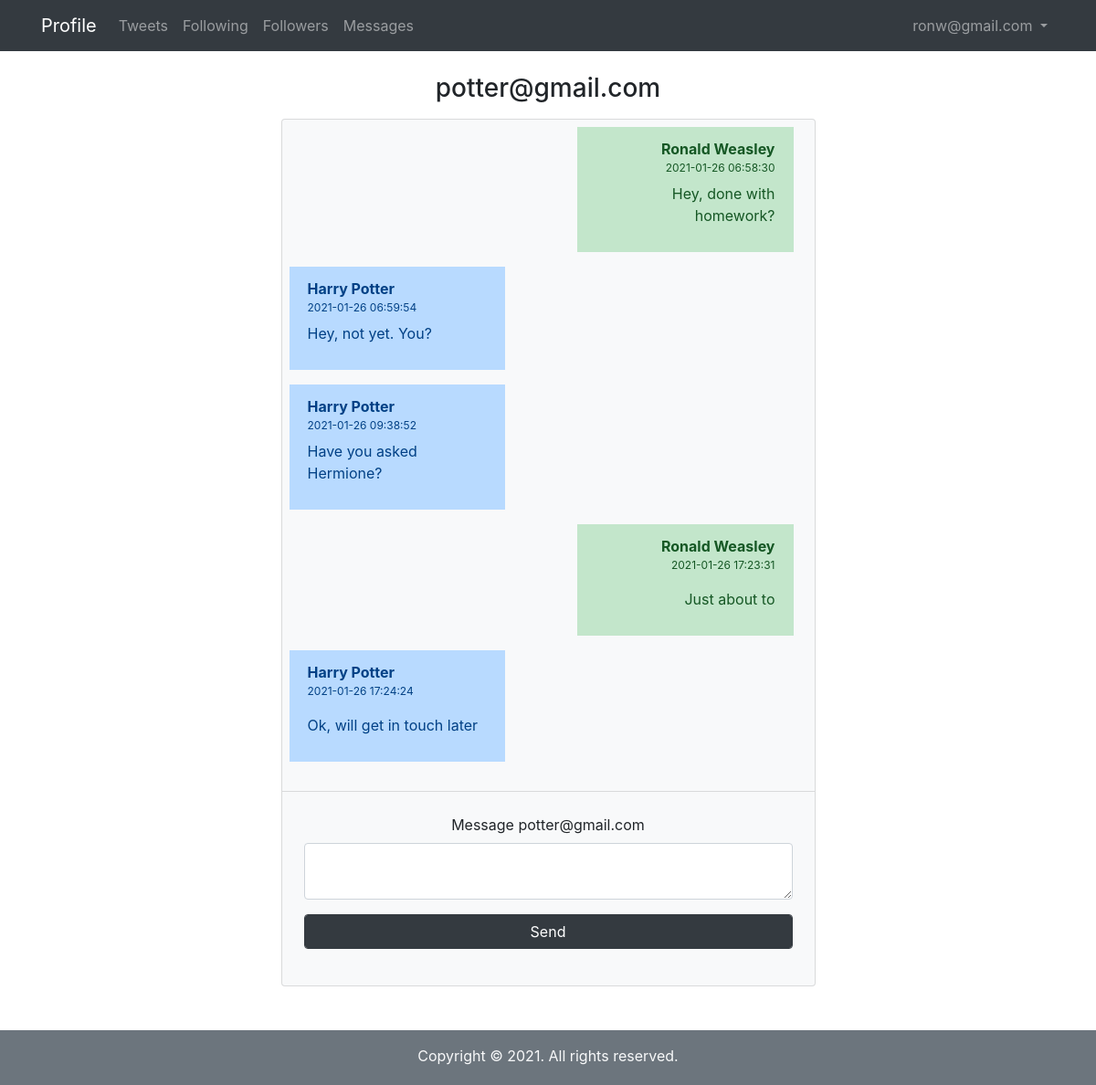
The app's page /dialog.php?id=11 (signed in) with its own data.
### tables this page shows
CREATE TABLE `users` (
  `id` int(11) NOT NULL,
  `email` varchar(255) NOT NULL,
  `password` varchar(255) NOT NULL
);

CREATE TABLE `messages` (
  `id` int(11) NOT NULL,
  `user_id` int(11) NOT NULL,
  `sender_id` int(11) NOT NULL,
  `message_text` text NOT NULL,
  `sent_date` timestamp NOT NULL DEFAULT current_timestamp() ON UPDATE current_timestamp(),
  `user_active` varchar(20) NOT NULL,
  `sender_active` varchar(20) NOT NULL
);

CREATE TABLE `user_data` (
  `id` int(11) NOT NULL,
  `user_id` int(11) NOT NULL,
  `name` varchar(255) NOT NULL,
  `surname` varchar(255) NOT NULL,
  `gender` varchar(255) NOT NULL,
  `country` varchar(255) NOT NULL,
  `city` varchar(255) NOT NULL,
  `avatar` varchar(255) NOT NULL
);

### user.php (called while the page is built, shortened)
<?php
	if(isset($_SESSION['CURRENT_USER'])){
		$CURRENT_USER = $_SESSION['CURRENT_USER'];
	}else{
		define("ONLINE", false);
	}
?>

### db.php (called while the page is built, shortened)
<?php
	try{
		$connection = new PDO("mysql:host=localhost;dbname=project_blog", "root", "");
	}catch(PDOException $e){
		echo $e->getMessage();
	}
?>
<?php
	function getUserById($id){
		global $connection;
		try{
			$query = $connection->prepare("SELECT * FROM users WHERE id = :id");
			$query->execute(array("id"=>$id));
			$result = $query->fetch();
			return $result;
		}catch(Exception $e){
			echo $e->getMessage();
		}
		return null;
	}
	function getAllMessages(){
		global $connection;
		try{
			$query = $connection->prepare("
				SELECT m.id, m.user_id, m.sender_id, m.message_text, m.sent_date, us.name, us.surname, us.avatar
				FROM messages m
				INNER JOIN user_data us ON us.user_id = m.sender_id
				ORDER BY m.sent_date ASC
			");
			$query->execute(array());
			return $query->fetchAll();
		}catch(Exception $e){
			echo $e->getMessage();
		}
		return null;
	}
?>

### dialog.php (the view, shortened to what this page needs)
<?php
	require_once 'db.php';
	require_once 'user.php';
	if(ONLINE){
?>
<!DOCTYPE html>
<html>
<head>
	<link rel="stylesheet" href="https://cdn.jsdelivr.net/npm/bootstrap@4.5.3/dist/css/bootstrap.min.css">
</head>
<body>
	<?php include_once 'navbar.php' ?>
	<div class="row mt-4">
		<div class="offset-3 col-6">
			<?php
				if(isset($_GET['id']) && is_numeric($_GET['id'])){
					$user = getUserById($_GET['id']);
			?>
					<h3 class="text-center mb-3"><?php echo $user['email']; ?></h3>
					<div class="card bg-light">
						<ul class="list-group list-group-flush col-12 pb-4">
						<?php
							$messages = getAllMessages();
							if($messages!=null){
								foreach($messages as $message){
									if($message['user_id']===$CURRENT_USER['id'] && $message['sender_id'] === $_GET['id']){
						?>
										<li class="list-group-item list-group-item-action list-group-item-primary col-5 m-2 border-0">
											<div>
									    		<b><?php echo $message['name']." ".$message['surname']?></b>
									    		<p style="font-size: 12px; margin-bottom: 7px;"><?php echo $message['sent_date']; ?></p>
									    	<div>
									    		<p><?php echo htmlspecialchars_decode($message['message_text']); ?></p>
									    </li>
						<?php
									}
									if($message['user_id']===$_GET['id'] && $message['sender_id'] === $CURRENT_USER['id']){
						?>
								    	<div class="d-flex justify-content-end">
								    		<li class="list-group-item list-group-item-action list-group-item-success col-5 m-2 text-right border-0">
									    		<div>
										    		<b><?php echo $message['name']." ".$message['surname']?></b>
										    		<p style="font-size: 12px; margin-bottom: 7px;"><?php echo $message['sent_date']; ?></p>
										    	<div>
										    		<p><?php echo htmlspecialchars_decode($message['message_text']); ?></p>
										    </li>
										</div>
						<?php
									}
								}
							}else{
						?>
								<h3 class="text-center">NO MESSAGES</h3>
						<?php
							}
						?>
						</ul>
						<form class="bg-light p-4 rounded mb-3 text-center" action="toaddmessage.php" method="post">
							<label>Message <?php echo $user['email']; ?></label>
						   	<div class="form-group">
								<textarea class="form-control" name="message_text"></textarea>
							</div>
							<button type="submit" class="form-control btn btn-dark">Send</button>
						</form>
					</div>
			<?php
				}else{
			?>
					<h1 class="text-center">404 PAGE NOT FOUND</h1>
			<?php
				}
			?>
		</div>
	</div>
	<?php include_once 'footer.php' ?>
</body>
</html>
<?php
	}else{
		header("Location:login.php");
	}
?>

### navbar.php (shortened to what this page needs)
<nav class="navbar navbar-dark bg-dark navbar-expand-lg">
	<div class="container">
  		  <a class="navbar-brand" href="profile.php">Profile</a>
		  <div class="collapse navbar-collapse" id="navbarSupportedContent">
		    <ul class="navbar-nav mr-auto">
		      <li class="nav-item">
		        <a class="nav-link" href="tweets.php">Tweets <span class="sr-only">(current)</span></a>
		      </li>
		      <li class="nav-item">
		        <a class="nav-link" href="following.php?id=<?php echo $CURRENT_USER['id']; ?>">Following</a>
		      </li>
		      <li class="nav-item">
		        <a class="nav-link" href="followers.php?id=<?php echo $CURRENT_USER['id']; ?>">Followers</a>
		      </li>
		      <li class="nav-item">
		        <a class="nav-link" href="messages.php">Messages</a>
		      </li>
		    </ul>
		    <?php if(ONLINE){ ?>
			    <ul class="navbar-nav">
			      <li class="nav-item dropdown">
			        <a class="nav-link dropdown-toggle" href="profile.php" id="navbarDropdown" role="button" data-toggle="dropdown" aria-haspopup="true" aria-expanded="false">
			          <?php echo $CURRENT_USER['email']; ?>
			        </a>
			      </li>
			    </ul>
			<?php } ?>
		  </div>
  	</div>
</nav>

### footer.php
<div class="container-fluid bg-secondary text-center text-light mt-5 p-3" style="height: 60px;">Copyright © <?php echo Date("Y"); ?>. All rights reserved.</div>

### records on screen
users: email "potter@gmail.com"
messages: user_data.name "Ronald", user_data.surname "Weasley", sent_date "2021-01-26 06:58:30", message_text "Hey, done with homework?"
messages: user_data.name "Harry", user_data.surname "Potter", sent_date "2021-01-26 06:59:54", message_text "Hey, not yet. You?"
messages: user_data.name "Harry", user_data.surname "Potter", sent_date "2021-01-26 09:38:52", message_text "Have you asked Hermione?"
messages: user_data.name "Ronald", user_data.surname "Weasley", sent_date "2021-01-26 17:23:31", message_text "Just about to"
messages: user_data.name "Harry", user_data.surname "Potter", sent_date "2021-01-26 17:24:24", message_text "Ok, will get in touch later"

### other values on screen
$CURRENT_USER['email'] "ronw@gmail.com"
Date("Y") "2021"
